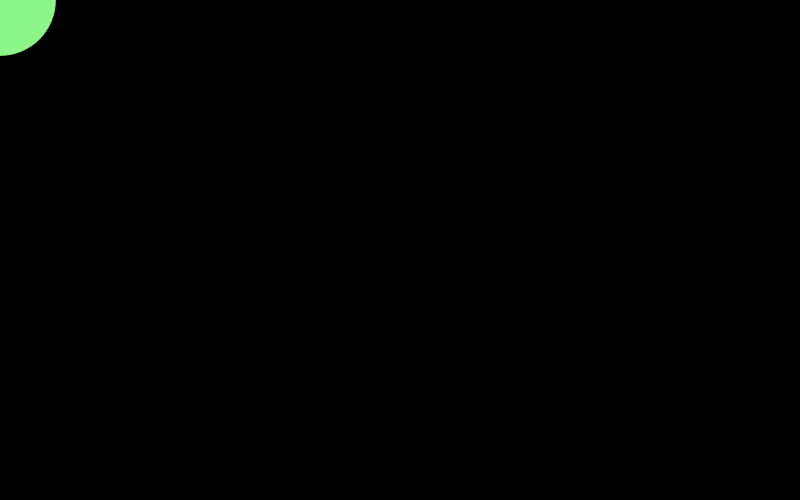
Frame 1 (no input)
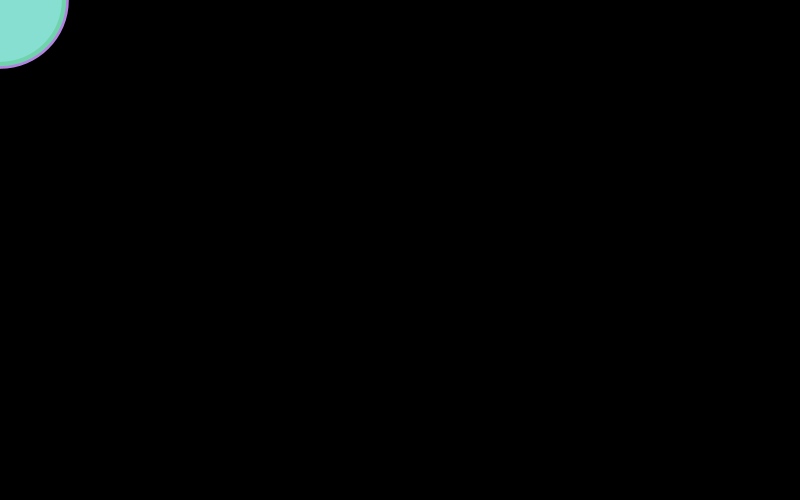
Frame 60 (the mouse pressed at the canvas centre just before this capture)
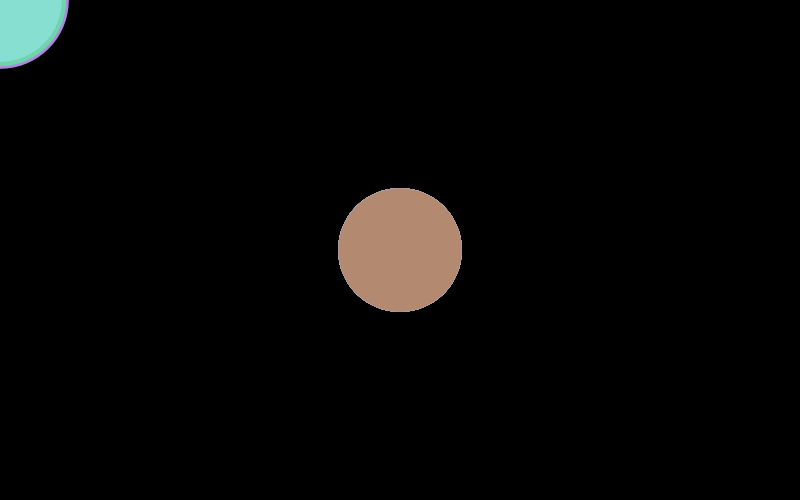
Frame 120 (the mouse held since frame 60 and released just before this capture)

The Processing sketch that drew these frames (run headless with seeded random() and noise(); from frame 60 on, the mouse is pressed at the canvas centre):

// Processing sketch: Basics_7_finale
// ── Basics_7_finale.pde
float startSize = 100;
float size = startSize;
int x, y;

void setup() {
  // Put your setup code here, to run once:
  size(800, 500);

  //Set the background to RGB Black in setup, so the background does not refresh
  background(0);
}

void draw() {
  // Put your main code here, to run repeatedly:

  //background(0);

  x = mouseX;
  y = mouseY;

  //Set upper an lower limit variables for our random size variable
  float minimumSize = 60;
  float maximumSize = 140;


  //if mouse is on the left half of the sketch, make the size random;
  if (x < width/2) {
    size = random(minimumSize, maximumSize);
  }

  //Set a couple of variables for our lower and upper values for the fill colors
  float minColor = 50;
  float maxColor = 255;

  //If the current size is less than what it started out as, set the fill color to (semi)random grayscale colors
  if (size < startSize) {
    fill(random(minColor, minColor*3));
  }
  //Else fill the ellipse with pastel rainbow colors.
  else {
    fill(random(minColor*2, maxColor), random(minColor*2, maxColor), random(minColor*2, maxColor));
  }

  //Draw the ellipse
  noStroke();
  ellipse(x, y, size, size);
}

void keyReleased() {
  if (key == '1') {
    background(0);
  }
}
